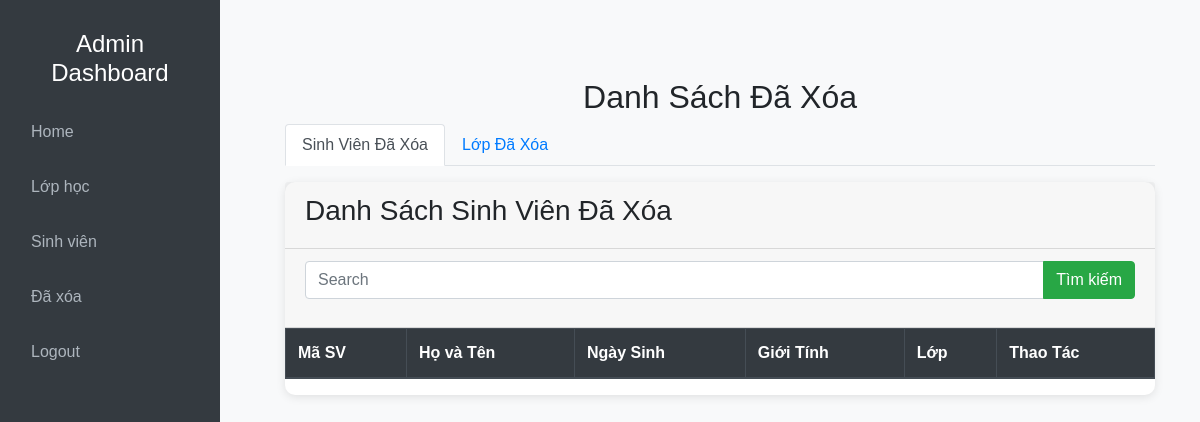
/admin/index.php?action=mautinrac&query=rac, run on an earlier commit of the app's database.
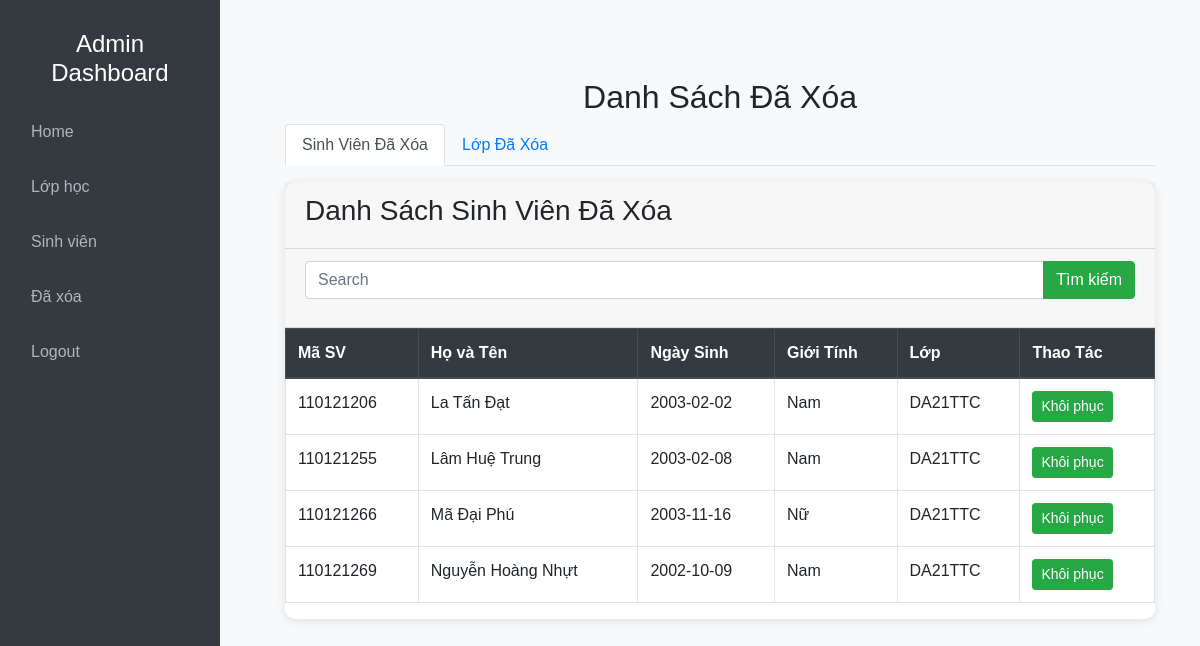
And on a later commit of the database.
### tables this page shows
CREATE TABLE `sinhvien` (
  `maSV` varchar(9) NOT NULL COMMENT 'Mã sinh viên',
  `hoLot` varchar(20) NOT NULL COMMENT 'Họ lót',
  `tenSV` varchar(10) NOT NULL COMMENT 'Tên sinh viên',
  `ngaySinh` date NOT NULL COMMENT 'Ngày sinh',
  `gioiTinh` varchar(6) NOT NULL COMMENT 'Giới tính',
  `maLop` varchar(20) NOT NULL COMMENT 'Mã Lớp',
  `email` varchar(255) NOT NULL COMMENT 'Email',
  `soDT` varchar(11) NOT NULL COMMENT 'Số điện thoại',
  `diaChi` text NOT NULL COMMENT 'Địa chỉ',
  `hinhAnh` varchar(255) NOT NULL COMMENT 'Hình ảnh',
  `isDeleted` tinyint(1) DEFAULT 0
);

### admin/modules/backup/deleted.php (the view, shortened to what this page needs)
<?php
    if (isset($_POST['search'])) {
        $SearchText = $_POST['SearchText'];
        $sql_sinhvien = "SELECT * FROM sinhvien
                WHERE isDeleted = 1
                AND (CONCAT(hoLot, ' ', tenSV) LIKE '%$SearchText%'
                OR maSV LIKE '%$SearchText%'
                OR maLop LIKE '%$SearchText%'
                OR gioiTinh LIKE '%$SearchText%')";
    } else {
        $sql_sinhvien = "SELECT * FROM sinhvien WHERE isDeleted = 1";
    }
    $query_sinhvien = mysqli_query($conn, $sql_sinhvien);
    ?>
    <div class="container mt-5">
        <h2 class="text-center">Danh Sách Đã Xóa</h2>
        <ul class="nav nav-tabs" id="deletedTabs" role="tablist">
            <li class="nav-item">
                <a class="nav-link active" id="sinhvien-tab" data-toggle="tab" href="#sinhvien" role="tab" aria-controls="sinhvien" aria-selected="true">Sinh Viên Đã Xóa</a>
            </li>
            <li class="nav-item">
                <a class="nav-link" id="lop-tab" data-toggle="tab" href="#lop" role="tab" aria-controls="lop" aria-selected="false">Lớp Đã Xóa</a>
            </li>
        </ul>
        <div class="tab-content mt-3">
            <div class="tab-pane fade show active" id="sinhvien" role="tabpanel" aria-labelledby="sinhvien-tab">
                <div class="card">
                    <div class="card-header">
                        <h3>Danh Sách Sinh Viên Đã Xóa</h3>
                    </div>
                    <div class="card-header">
                        <form action="" method = "POST">
                            <div class="input-group mb-3">
                                <input type="text" class="form-control" placeholder="Search" name = "SearchText">
                                <div class="input-group-append">
                                    <button class="btn btn-success" type="submit" name="search">Tìm kiếm</button>
                                </div>
                            </div>
                    </form>
            </div>
                    <table class="table table-bordered table-hover">
                        <thead class="thead-dark">
                            <tr>
                                <th scope="col">Mã SV</th>
                                <th scope="col">Họ và Tên</th>
                                <th scope="col">Ngày Sinh</th>
                                <th scope="col">Giới Tính</th>
                                <th scope="col">Lớp</th>
                                <th scope="col">Thao Tác</th>
                            </tr>
                        </thead>
                        <tbody>
                            <?php while ($row_sinhvien = mysqli_fetch_assoc($query_sinhvien)) { ?>
                                <tr>
                                    <td><?php echo $row_sinhvien['maSV']; ?></td>
                                    <td><?php echo $row_sinhvien['hoLot'] . " " . $row_sinhvien['tenSV']; ?></td>
                                    <td><?php echo $row_sinhvien['ngaySinh']; ?></td>
                                    <td><?php echo $row_sinhvien['gioiTinh']; ?></td>
                                    <td><?php echo $row_sinhvien['maLop']; ?></td>
                                    <td>
                                        <a onclick="return confirm('Bạn có chác muốn khôi phục sinh viên <?php echo $row_sinhvien['tenSV']; ?> không')" href="modules/backup/xuly.php?maSV=<?php echo $row_sinhvien['maSV']; ?>" class="btn btn-sm btn-success">Khôi phục</a>
                                    </td>
                                </tr>
                            <?php } ?>
                        </tbody>
                    </table>
                </div>
            </div>
        </div>
    </div>

What changed in the data, as far as the page shows it:
now on this page (row edited): sinhvien: maSV "110121206", hoLot "La Tấn", tenSV "Đạt", ngaySinh "2003-02-02", gioiTinh "Nam", maLop "DA21TTC"
now on this page (row edited): sinhvien: maSV "110121255", hoLot "Lâm Huệ", tenSV "Trung", ngaySinh "2003-02-08", gioiTinh "Nam", maLop "DA21TTC"
now on this page (row edited): sinhvien: maSV "110121266", hoLot "Mã Đại", tenSV "Phú", ngaySinh "2003-11-16", gioiTinh "Nữ", maLop "DA21TTC"
now on this page (row edited): sinhvien: maSV "110121269", hoLot "Nguyễn Hoàng", tenSV "Nhựt", ngaySinh "2002-10-09", gioiTinh "Nam", maLop "DA21TTC"
